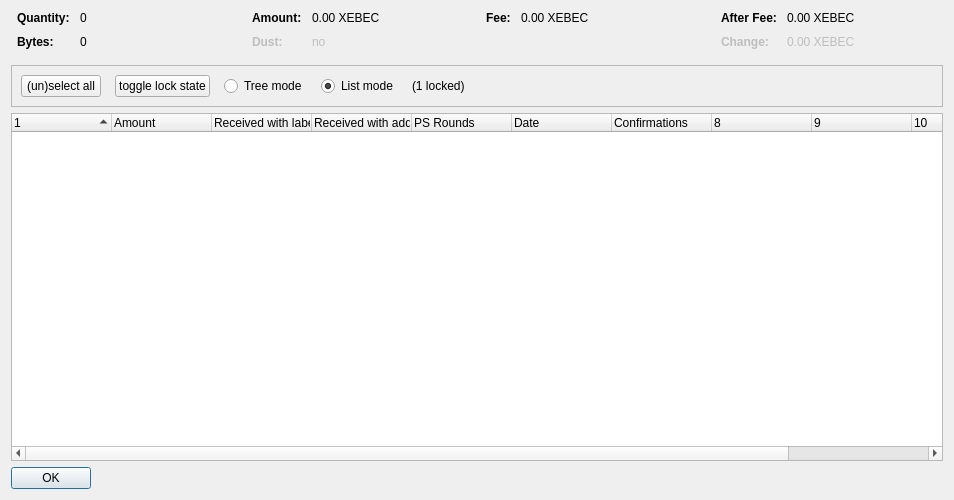
<?xml version="1.0" encoding="UTF-8"?>
<ui version="4.0">
 <class>CoinControlDialog</class>
 <widget class="QDialog" name="CoinControlDialog">
  <property name="geometry">
   <rect>
    <x>0</x>
    <y>0</y>
    <width>954</width>
    <height>500</height>
   </rect>
  </property>
  <property name="windowTitle">
   <string>Coin Selection</string>
  </property>
  <layout class="QVBoxLayout" name="verticalLayout">
   <item>
    <layout class="QHBoxLayout" name="horizontalLayoutTop" stretch="0,0,0,0">
     <property name="topMargin">
      <number>0</number>
     </property>
     <property name="bottomMargin">
      <number>10</number>
     </property>
     <item>
      <layout class="QFormLayout" name="formLayoutCoinControl1">
       <property name="horizontalSpacing">
        <number>10</number>
       </property>
       <property name="verticalSpacing">
        <number>10</number>
       </property>
       <property name="leftMargin">
        <number>6</number>
       </property>
       <property name="rightMargin">
        <number>6</number>
       </property>
       <item row="0" column="0">
        <widget class="QLabel" name="labelCoinControlQuantityText">
         <property name="font">
          <font>
           <weight>75</weight>
           <bold>true</bold>
          </font>
         </property>
         <property name="text">
          <string>Quantity:</string>
         </property>
        </widget>
       </item>
       <item row="0" column="1">
        <widget class="QLabel" name="labelCoinControlQuantity">
         <property name="cursor">
          <cursorShape>IBeamCursor</cursorShape>
         </property>
         <property name="contextMenuPolicy">
          <enum>Qt::ActionsContextMenu</enum>
         </property>
         <property name="text">
          <string notr="true">0</string>
         </property>
         <property name="textInteractionFlags">
          <set>Qt::LinksAccessibleByMouse|Qt::TextSelectableByKeyboard|Qt::TextSelectableByMouse</set>
         </property>
        </widget>
       </item>
       <item row="1" column="0">
        <widget class="QLabel" name="labelCoinControlBytesText">
         <property name="font">
          <font>
           <weight>75</weight>
           <bold>true</bold>
          </font>
         </property>
         <property name="text">
          <string>Bytes:</string>
         </property>
        </widget>
       </item>
       <item row="1" column="1">
        <widget class="QLabel" name="labelCoinControlBytes">
         <property name="cursor">
          <cursorShape>IBeamCursor</cursorShape>
         </property>
         <property name="contextMenuPolicy">
          <enum>Qt::ActionsContextMenu</enum>
         </property>
         <property name="text">
          <string notr="true">0</string>
         </property>
         <property name="textInteractionFlags">
          <set>Qt::LinksAccessibleByMouse|Qt::TextSelectableByKeyboard|Qt::TextSelectableByMouse</set>
         </property>
        </widget>
       </item>
      </layout>
     </item>
     <item>
      <layout class="QFormLayout" name="formLayoutCoinControl2">
       <property name="horizontalSpacing">
        <number>10</number>
       </property>
       <property name="verticalSpacing">
        <number>10</number>
       </property>
       <property name="leftMargin">
        <number>6</number>
       </property>
       <property name="rightMargin">
        <number>6</number>
       </property>
       <item row="0" column="0">
        <widget class="QLabel" name="labelCoinControlAmountText">
         <property name="font">
          <font>
           <weight>75</weight>
           <bold>true</bold>
          </font>
         </property>
         <property name="text">
          <string>Amount:</string>
         </property>
        </widget>
       </item>
       <item row="0" column="1">
        <widget class="QLabel" name="labelCoinControlAmount">
         <property name="cursor">
          <cursorShape>IBeamCursor</cursorShape>
         </property>
         <property name="contextMenuPolicy">
          <enum>Qt::ActionsContextMenu</enum>
         </property>
         <property name="text">
          <string notr="true">0.00 XEBEC</string>
         </property>
         <property name="textInteractionFlags">
          <set>Qt::LinksAccessibleByMouse|Qt::TextSelectableByKeyboard|Qt::TextSelectableByMouse</set>
         </property>
        </widget>
       </item>
       <item row="1" column="0">
        <widget class="QLabel" name="labelCoinControlLowOutputText">
         <property name="enabled">
          <bool>false</bool>
         </property>
         <property name="font">
          <font>
           <weight>75</weight>
           <bold>true</bold>
          </font>
         </property>
         <property name="text">
          <string>Dust:</string>
         </property>
        </widget>
       </item>
       <item row="1" column="1">
        <widget class="QLabel" name="labelCoinControlLowOutput">
         <property name="enabled">
          <bool>false</bool>
         </property>
         <property name="cursor">
          <cursorShape>IBeamCursor</cursorShape>
         </property>
         <property name="contextMenuPolicy">
          <enum>Qt::ActionsContextMenu</enum>
         </property>
         <property name="text">
          <string notr="true">no</string>
         </property>
         <property name="textInteractionFlags">
          <set>Qt::LinksAccessibleByMouse|Qt::TextSelectableByKeyboard|Qt::TextSelectableByMouse</set>
         </property>
        </widget>
       </item>
      </layout>
     </item>
     <item>
      <layout class="QFormLayout" name="formLayoutCoinControl3">
       <property name="horizontalSpacing">
        <number>10</number>
       </property>
       <property name="verticalSpacing">
        <number>10</number>
       </property>
       <property name="leftMargin">
        <number>6</number>
       </property>
       <property name="rightMargin">
        <number>6</number>
       </property>
       <item row="0" column="0">
        <widget class="QLabel" name="labelCoinControlFeeText">
         <property name="font">
          <font>
           <weight>75</weight>
           <bold>true</bold>
          </font>
         </property>
         <property name="text">
          <string>Fee:</string>
         </property>
        </widget>
       </item>
       <item row="0" column="1">
        <widget class="QLabel" name="labelCoinControlFee">
         <property name="cursor">
          <cursorShape>IBeamCursor</cursorShape>
         </property>
         <property name="contextMenuPolicy">
          <enum>Qt::ActionsContextMenu</enum>
         </property>
         <property name="text">
          <string notr="true">0.00 XEBEC</string>
         </property>
         <property name="textInteractionFlags">
          <set>Qt::LinksAccessibleByMouse|Qt::TextSelectableByKeyboard|Qt::TextSelectableByMouse</set>
         </property>
        </widget>
       </item>
      </layout>
     </item>
     <item>
      <layout class="QFormLayout" name="formLayoutCoinControl4">
       <property name="horizontalSpacing">
        <number>10</number>
       </property>
       <property name="verticalSpacing">
        <number>10</number>
       </property>
       <property name="leftMargin">
        <number>6</number>
       </property>
       <property name="rightMargin">
        <number>6</number>
       </property>
       <item row="0" column="0">
        <widget class="QLabel" name="labelCoinControlAfterFeeText">
         <property name="font">
          <font>
           <weight>75</weight>
           <bold>true</bold>
          </font>
         </property>
         <property name="text">
          <string>After Fee:</string>
         </property>
        </widget>
       </item>
       <item row="0" column="1">
        <widget class="QLabel" name="labelCoinControlAfterFee">
         <property name="cursor">
          <cursorShape>IBeamCursor</cursorShape>
         </property>
         <property name="contextMenuPolicy">
          <enum>Qt::ActionsContextMenu</enum>
         </property>
         <property name="text">
          <string notr="true">0.00 XEBEC</string>
         </property>
         <property name="textInteractionFlags">
          <set>Qt::LinksAccessibleByMouse|Qt::TextSelectableByKeyboard|Qt::TextSelectableByMouse</set>
         </property>
        </widget>
       </item>
       <item row="1" column="0">
        <widget class="QLabel" name="labelCoinControlChangeText">
         <property name="enabled">
          <bool>false</bool>
         </property>
         <property name="font">
          <font>
           <weight>75</weight>
           <bold>true</bold>
          </font>
         </property>
         <property name="text">
          <string>Change:</string>
         </property>
        </widget>
       </item>
       <item row="1" column="1">
        <widget class="QLabel" name="labelCoinControlChange">
         <property name="enabled">
          <bool>false</bool>
         </property>
         <property name="cursor">
          <cursorShape>IBeamCursor</cursorShape>
         </property>
         <property name="contextMenuPolicy">
          <enum>Qt::ActionsContextMenu</enum>
         </property>
         <property name="text">
          <string notr="true">0.00 XEBEC</string>
         </property>
         <property name="textInteractionFlags">
          <set>Qt::LinksAccessibleByMouse|Qt::TextSelectableByKeyboard|Qt::TextSelectableByMouse</set>
         </property>
        </widget>
       </item>
      </layout>
     </item>
    </layout>
   </item>
   <item>
    <widget class="QFrame" name="frame">
     <property name="minimumSize">
      <size>
       <width>0</width>
       <height>40</height>
      </size>
     </property>
     <property name="frameShape">
      <enum>QFrame::StyledPanel</enum>
     </property>
     <property name="frameShadow">
      <enum>QFrame::Sunken</enum>
     </property>
     <layout class="QHBoxLayout" name="horizontalLayout">
      <item>
       <layout class="QHBoxLayout" name="horizontalLayoutPanel" stretch="0,0,0,0,0,0">
        <property name="spacing">
         <number>14</number>
        </property>
        <item>
         <widget class="QPushButton" name="pushButtonSelectAll">
          <property name="sizePolicy">
           <sizepolicy hsizetype="Maximum" vsizetype="Fixed">
            <horstretch>0</horstretch>
            <verstretch>0</verstretch>
           </sizepolicy>
          </property>
          <property name="text">
           <string>(un)select all</string>
          </property>
          <property name="autoDefault">
           <bool>false</bool>
          </property>
         </widget>
        </item>
        <item>
         <widget class="QPushButton" name="pushButtonToggleLock">
          <property name="sizePolicy">
           <sizepolicy hsizetype="Maximum" vsizetype="Fixed">
            <horstretch>0</horstretch>
            <verstretch>0</verstretch>
           </sizepolicy>
          </property>
          <property name="text">
           <string>toggle lock state</string>
          </property>
          <property name="autoDefault">
           <bool>false</bool>
          </property>
         </widget>
        </item>
        <item>
         <widget class="QRadioButton" name="radioTreeMode">
          <property name="sizePolicy">
           <sizepolicy hsizetype="Maximum" vsizetype="Fixed">
            <horstretch>0</horstretch>
            <verstretch>0</verstretch>
           </sizepolicy>
          </property>
          <property name="text">
           <string>Tree mode</string>
          </property>
         </widget>
        </item>
        <item>
         <widget class="QRadioButton" name="radioListMode">
          <property name="sizePolicy">
           <sizepolicy hsizetype="Maximum" vsizetype="Fixed">
            <horstretch>0</horstretch>
            <verstretch>0</verstretch>
           </sizepolicy>
          </property>
          <property name="text">
           <string>List mode</string>
          </property>
          <property name="checked">
           <bool>true</bool>
          </property>
         </widget>
        </item>
        <item>
         <widget class="QLabel" name="labelLocked">
          <property name="text">
           <string>(1 locked)</string>
          </property>
         </widget>
        </item>
        <item>
         <spacer name="horizontalSpacer">
          <property name="orientation">
           <enum>Qt::Horizontal</enum>
          </property>
          <property name="sizeHint" stdset="0">
           <size>
            <width>40</width>
            <height>20</height>
           </size>
          </property>
         </spacer>
        </item>
       </layout>
      </item>
     </layout>
    </widget>
   </item>
   <item>
    <widget class="CoinControlTreeWidget" name="treeWidget">
     <property name="contextMenuPolicy">
      <enum>Qt::CustomContextMenu</enum>
     </property>
     <property name="sortingEnabled">
      <bool>false</bool>
     </property>
     <property name="columnCount">
      <number>11</number>
     </property>
     <attribute name="headerShowSortIndicator" stdset="0">
      <bool>true</bool>
     </attribute>
     <attribute name="headerStretchLastSection">
      <bool>false</bool>
     </attribute>
     <column>
      <property name="text">
       <string/>
      </property>
     </column>
     <column>
      <property name="text">
       <string>Amount</string>
      </property>
     </column>
     <column>
      <property name="text">
       <string>Received with label</string>
      </property>
     </column>
     <column>
      <property name="text">
       <string>Received with address</string>
      </property>
     </column>
     <column>
      <property name="text">
       <string>PS Rounds</string>
      </property>
     </column>
     <column>
      <property name="text">
       <string>Date</string>
      </property>
     </column>
     <column>
      <property name="text">
       <string>Confirmations</string>
      </property>
      <property name="toolTip">
       <string>Confirmed</string>
      </property>
     </column>
     <column>
      <property name="text">
       <string/>
      </property>
     </column>
     <column>
      <property name="text">
       <string/>
      </property>
     </column>
     <column>
      <property name="text">
       <string/>
      </property>
     </column>
     <column>
      <property name="text">
       <string/>
      </property>
     </column>
    </widget>
   </item>
   <item>
    <widget class="QDialogButtonBox" name="buttonBox">
     <property name="sizePolicy">
      <sizepolicy hsizetype="Maximum" vsizetype="Fixed">
       <horstretch>0</horstretch>
       <verstretch>0</verstretch>
      </sizepolicy>
     </property>
     <property name="orientation">
      <enum>Qt::Horizontal</enum>
     </property>
     <property name="standardButtons">
      <set>QDialogButtonBox::Ok</set>
     </property>
    </widget>
   </item>
  </layout>
 </widget>
 <customwidgets>
  <customwidget>
   <class>CoinControlTreeWidget</class>
   <extends>QTreeWidget</extends>
   <header>coincontroltreewidget.h</header>
  </customwidget>
 </customwidgets>
 <resources/>
 <connections/>
</ui>
